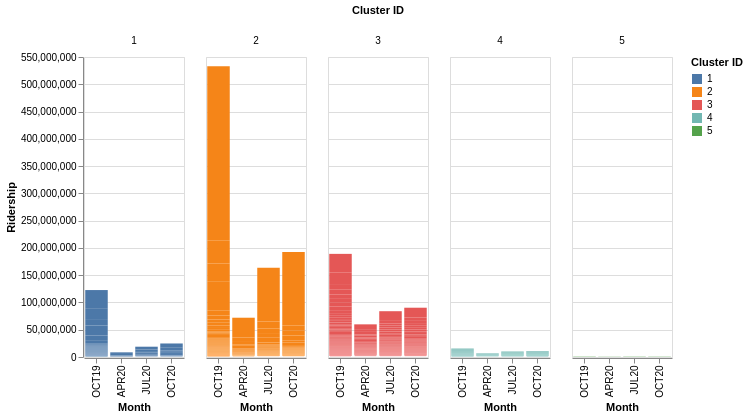

Describe this chart as a Vega-Lite specification.
### Vega-Lite specification from a JSON file in a GitHub repository (floating-point values rounded to 4 significant figures; data arrays with more than 128 entries replaced by an {"elided": "..."} marker saying what was removed)
{"config": {"view": {"continuousWidth": 400, "continuousHeight": 300}}, "data": {"name": "data-645de2fd14607004af84fa172ce0aeb0"}, "mark": "bar", "encoding": {"color": {"type": "nominal", "field": "Cluster_ID", "title": "Cluster ID"}, "column": {"type": "nominal", "field": "Cluster_ID", "title": "Cluster ID"}, "tooltip": [{"type": "nominal", "field": "Cluster"}, {"type": "nominal", "field": "month"}, {"type": "quantitative", "field": "ridership"}], "x": {"type": "ordinal", "field": "month", "sort": {"field": "Month", "order": "ascending"}, "title": "Month"}, "y": {"type": "quantitative", "field": "ridership", "title": "Ridership"}}, "height": 300, "width": 100, "$schema": "https://vega.github.io/schema/vega-lite/v4.8.1.json", "datasets": {"data-645de2fd14607004af84fa172ce0aeb0": {"elided": "1920 records"}}}
